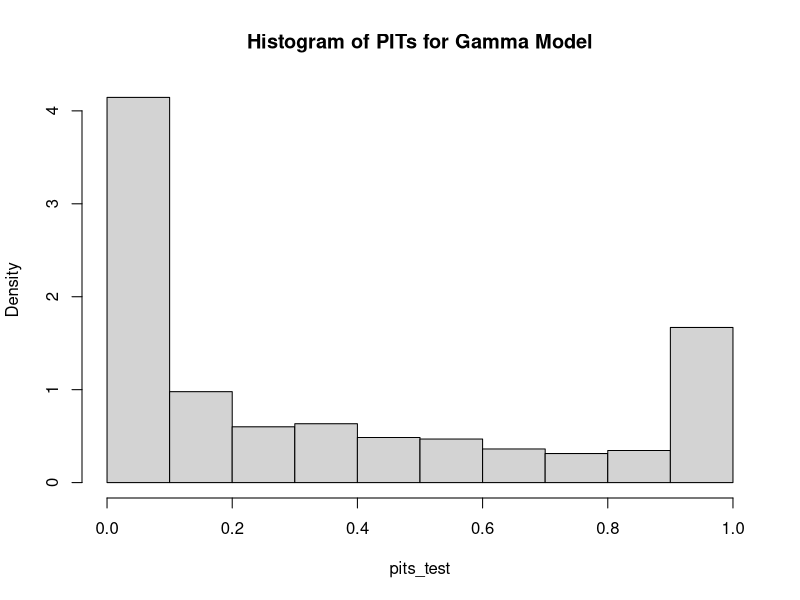
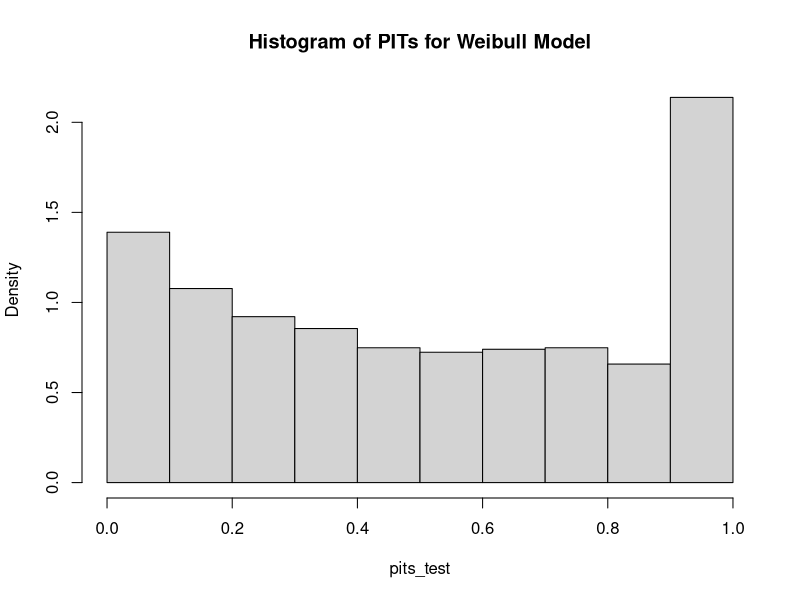
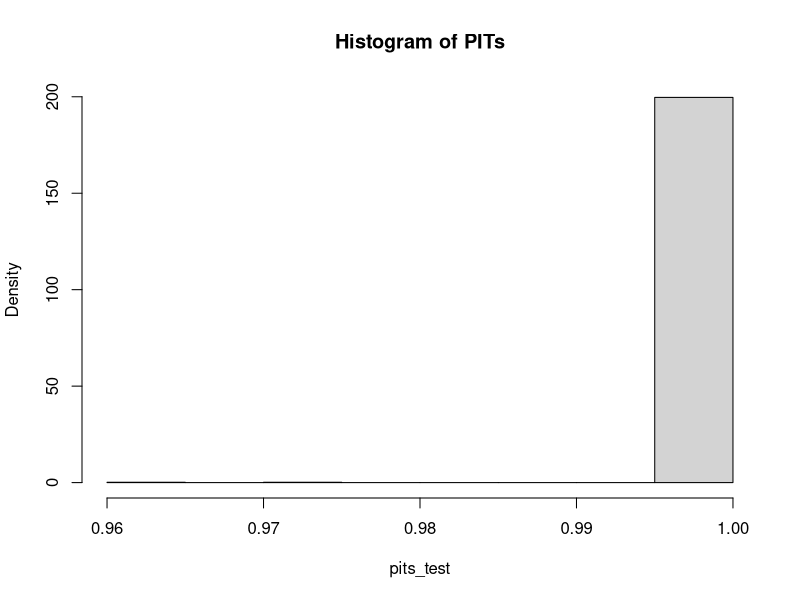

The R script that drew these images, in order:
## ---- chunk 1
knitr::opts_chunk$set(echo = TRUE)
## ---- chunk 2
library(MASS)
library(ggplot2)

# read data
rm(list=ls())
dat <- read.table(file='HealthData.txt', header = TRUE, sep = "", dec = ".")
dat.pos <- subset(dat,erexp>0)

set.seed(123)
index <- sample(1:nrow(dat.pos),3000)
dat.train <- dat.pos[index,]
dat.test <- dat.pos[-index,]
## ---- chunk 3
# Fit a gamma GLM model with log link
glm_gamma <- glm(erexp ~ age + female + married + race + limitation + chronic + smoke + edu + log(income) + region,
                 data = dat.train, family = Gamma(link = "log"))

# Predict the test dataset
preds_test <- predict(glm_gamma, newdata = dat.test, type = "response")

# Compute the gamma shape parameter
gamma_shape <- summary(glm_gamma)$dispersion

# Calculate the PITs
pits_test <- pgamma(dat.test$erexp, shape = gamma_shape, scale = preds_test/gamma_shape)

# Plot the histogram of PITs
hist(pits_test, prob = TRUE, main = "Histogram of PITs for Gamma Model")

## ---- chunk 4
library(survival)

# Fit a Weibull hazard model
weibull_fit <- survreg(Surv(erexp) ~ age + female + married + race + limitation + chronic + smoke + edu + log(income) + region,
                       data = dat.train, dist = "weibull")

# Predict the test dataset
preds_test <- predict(weibull_fit, newdata = dat.test, type = "response")

# Calculate the PITs
pits_test <- pweibull(dat.test$erexp, shape = weibull_fit$scale, scale = preds_test/weibull_fit$scale)

# Plot the histogram of PITs
hist(pits_test, prob = TRUE, main = "Histogram of PITs for Weibull Model")

## ---- chunk 5
# fit model
cox.mod <- coxph(Surv(erexp) ~ age + female + married + race + limitation + chronic + smoke + edu + log(income) + region, data = dat.train)

# Calculate linear predictor for test data
test.cox <- predict(cox.mod, newdata = dat.test, type = "risk")

# Calculate the PITs
pits_test <- pexp(dat.test$erexp, rate = test.cox)

# Plot the histogram of PITs
hist(pits_test, prob = TRUE, main = "Histogram of PITs")

